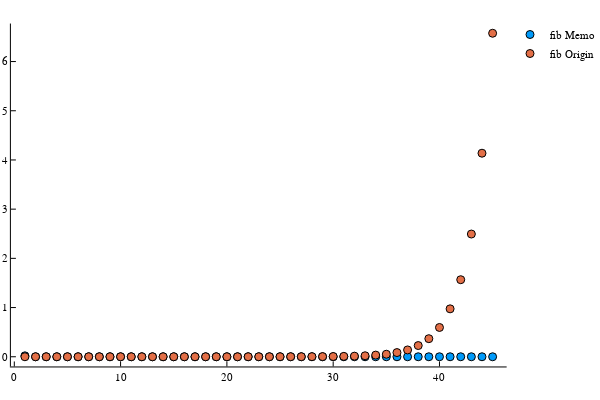

Notebook code for this chart:
### Markdown cell above
* test and plot

### Code cell
time1 = [];
time2 = [];
for i in 1:45
    push!(time1, (@timed fibonacci(i)).time)
    push!(time2, (@timed fibonacci2(i)).time)
end

using Plots
plotly()
plot(
    [time1,time2],
    seriestype=:scatter,
    label=["fib Memo" "fib Origin"], 
    legend=:outerbottomright,
    grid = :none,
)

### Figure 1 — Plotly figure (JSON) as saved in the notebook; plotly's stock layout.template omitted (floating-point values rounded to 4 significant figures)
{"data": [{"colorbar": {"title": {"text": ""}}, "legendgroup": "fib Memo", "marker": {"color": "rgba(0, 154, 250, 1.000)", "line": {"color": "rgba(0, 0, 0, 1)", "width": 1}, "size": 8, "symbol": "circle"}, "mode": "markers", "name": "fib Memo", "showlegend": true, "type": "scatter", "x": [1, 2, 3, 4, 5, 6, 7, 8, 9, 10, 11, 12, 13, 14, 15, 16, 17, 18, 19, 20, 21, 22, 23, 24, 25, 26, 27, 28, 29, 30, 31, 32, 33, 34, 35, 36, 37, 38, 39, 40, 41, 42, 43, 44, 45], "xaxis": "x", "y": [0.0186, 3.81e-05, 3.937e-06, 6.91e-07, 4.9e-07, 6.21e-07, 5.61e-07, 3.31e-07, 4.41e-07, 9.578e-06, 5.31e-07, 7.21e-07, 8.92e-07, 6.31e-07, 2.71e-07, 2.71e-07, 2.71e-07, 2.51e-07, 2.31e-07, 2.2e-07, 2.9e-07, 4.91e-07, 8.72e-07, 1.192e-06, 3.41e-07, 9.31e-07, 1.493e-06, 1.272e-06, 5.71e-06, 3.977e-06, 6.212e-06, 7.434e-06, 6.642e-06, 5.46e-06, 1.24e-05, 1.428e-05, 1.165e-05, 1.789e-05, 1.214e-05, 1.449e-05, 1.249e-05, 3.495e-05, 1.475e-05, 1.215e-05, 1.342e-05], "yaxis": "y", "zmax": null, "zmin": null}, {"colorbar": {"title": {"text": ""}}, "legendgroup": "fib Origin", "marker": {"color": "rgba(227, 111, 71, 1.000)", "line": {"color": "rgba(0, 0, 0, 1)", "width": 1}, "size": 8, "symbol": "circle"}, "mode": "markers", "name": "fib Origin", "showlegend": true, "type": "scatter", "x": [1, 2, 3, 4, 5, 6, 7, 8, 9, 10, 11, 12, 13, 14, 15, 16, 17, 18, 19, 20, 21, 22, 23, 24, 25, 26, 27, 28, 29, 30, 31, 32, 33, 34, 35, 36, 37, 38, 39, 40, 41, 42, 43, 44, 45], "xaxis": "x", "y": [1e-07, 9e-08, 9e-08, 9e-08, 1.3e-07, 1.6e-07, 1.5e-07, 2.01e-07, 2.81e-07, 4.01e-07, 5.71e-07, 8.92e-07, 1.413e-06, 2.224e-06, 3.426e-06, 5.48e-06, 8.757e-06, 1.422e-05, 2.297e-05, 3.715e-05, 6.052e-05, 0.0001014, 0.0001808, 0.0002486, 0.0004229, 0.0007009, 0.001142, 0.002098, 0.002984, 0.004764, 0.007623, 0.01256, 0.02012, 0.03357, 0.05136, 0.08485, 0.1385, 0.2277, 0.3674, 0.5949, 0.9739, 1.566, 2.494, 4.137, 6.575], "yaxis": "y", "zmax": null, "zmin": null}], "layout": {"annotations": [], "height": 400, "legend": {"bgcolor": "rgba(255, 255, 255, 1.000)", "bordercolor": "rgba(0, 0, 0, 1)", "font": {"color": "rgba(0, 0, 0, 1)", "family": "sans-serif", "size": 11}, "tracegroupgap": 0, "x": 1, "y": 1}, "margin": {"b": 20, "l": 0, "r": 0, "t": 20}, "paper_bgcolor": "rgba(255, 255, 255, 1.000)", "plot_bgcolor": "rgba(255, 255, 255, 1.000)", "showlegend": true, "width": 600, "xaxis": {"anchor": "y", "domain": [0.02138, 0.9934], "gridcolor": "rgba(0, 0, 0, 0.1)", "gridwidth": 0.5, "linecolor": "rgba(0, 0, 0, 1)", "mirror": false, "range": [-0.32, 46.32], "showgrid": false, "showline": true, "showticklabels": true, "tickangle": 0, "tickcolor": "rgb(0, 0, 0)", "tickfont": {"color": "rgba(0, 0, 0, 1)", "family": "sans-serif", "size": 11}, "tickmode": "array", "ticks": "inside", "ticktext": ["0", "10", "20", "30", "40"], "tickvals": [0, 10, 20, 30, 40], "title": {"font": {"color": "rgba(0, 0, 0, 1)", "family": "sans-serif", "size": 15}, "text": ""}, "type": "linear", "visible": true, "zeroline": false, "zerolinecolor": "rgba(0, 0, 0, 1)"}, "yaxis": {"anchor": "x", "domain": [0.03762, 0.9902], "gridcolor": "rgba(0, 0, 0, 0.1)", "gridwidth": 0.5, "linecolor": "rgba(0, 0, 0, 1)", "mirror": false, "range": [-0.1973, 6.772], "showgrid": false, "showline": true, "showticklabels": true, "tickangle": 0, "tickcolor": "rgb(0, 0, 0)", "tickfont": {"color": "rgba(0, 0, 0, 1)", "family": "sans-serif", "size": 11}, "tickmode": "array", "ticks": "inside", "ticktext": ["0", "1", "2", "3", "4", "5", "6"], "tickvals": [0, 1, 2, 3, 4, 5, 6], "title": {"font": {"color": "rgba(0, 0, 0, 1)", "family": "sans-serif", "size": 15}, "text": ""}, "type": "linear", "visible": true, "zeroline": false, "zerolinecolor": "rgba(0, 0, 0, 1)"}}}
